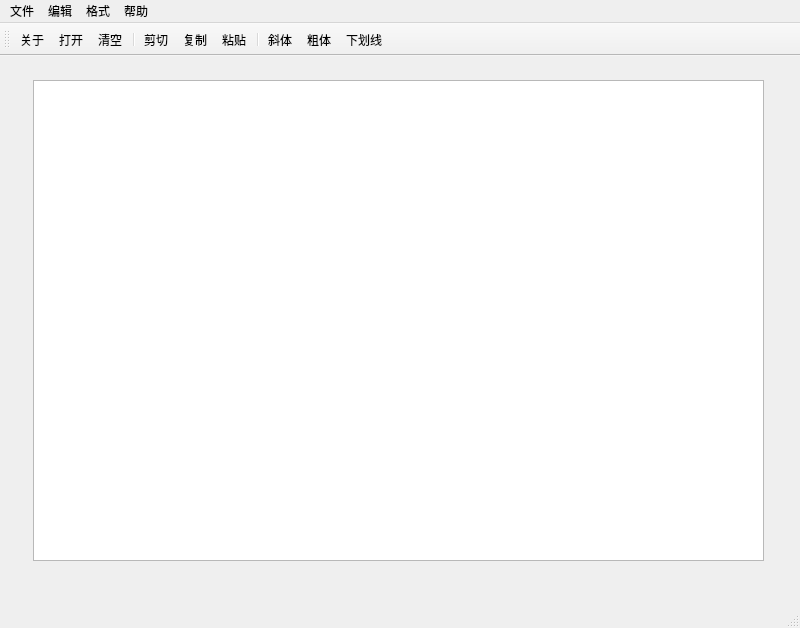
<?xml version="1.0" encoding="UTF-8"?>
<ui version="4.0">
 <class>MainWindow</class>
 <widget class="QMainWindow" name="MainWindow">
  <property name="geometry">
   <rect>
    <x>0</x>
    <y>0</y>
    <width>800</width>
    <height>628</height>
   </rect>
  </property>
  <property name="windowTitle">
   <string>MainWindow</string>
  </property>
  <widget class="QWidget" name="centralwidget">
   <widget class="QTextEdit" name="textEdit">
    <property name="geometry">
     <rect>
      <x>33</x>
      <y>24</y>
      <width>731</width>
      <height>481</height>
     </rect>
    </property>
   </widget>
  </widget>
  <widget class="QMenuBar" name="menubar">
   <property name="geometry">
    <rect>
     <x>0</x>
     <y>0</y>
     <width>800</width>
     <height>24</height>
    </rect>
   </property>
   <widget class="QMenu" name="menu">
    <property name="title">
     <string>文件</string>
    </property>
    <addaction name="separator"/>
   </widget>
   <widget class="QMenu" name="menu_2">
    <property name="title">
     <string>编辑</string>
    </property>
   </widget>
   <widget class="QMenu" name="menu_3">
    <property name="title">
     <string>格式</string>
    </property>
   </widget>
   <widget class="QMenu" name="menu_4">
    <property name="title">
     <string>帮助</string>
    </property>
   </widget>
   <addaction name="menu"/>
   <addaction name="menu_2"/>
   <addaction name="menu_3"/>
   <addaction name="menu_4"/>
  </widget>
  <widget class="QStatusBar" name="statusbar"/>
  <widget class="QToolBar" name="toolBar">
   <property name="windowTitle">
    <string>toolBar</string>
   </property>
   <property name="toolButtonStyle">
    <enum>Qt::ToolButtonStyle::ToolButtonTextUnderIcon</enum>
   </property>
   <attribute name="toolBarArea">
    <enum>TopToolBarArea</enum>
   </attribute>
   <attribute name="toolBarBreak">
    <bool>false</bool>
   </attribute>
   <addaction name="actAbout"/>
   <addaction name="actOpen"/>
   <addaction name="actClean"/>
   <addaction name="separator"/>
   <addaction name="actCut"/>
   <addaction name="actCopy"/>
   <addaction name="actPaste"/>
   <addaction name="separator"/>
   <addaction name="actFontltalic"/>
   <addaction name="actFontBold"/>
   <addaction name="actFontUnder"/>
  </widget>
  <action name="actOpen">
   <property name="icon">
    <iconset resource="../../../Downloads/samp2_4App/res.qrc">
     <normaloff>:/images/images/open3.bmp</normaloff>:/images/images/open3.bmp</iconset>
   </property>
   <property name="text">
    <string>打开</string>
   </property>
   <property name="toolTip">
    <string>打开文件</string>
   </property>
   <property name="shortcut">
    <string>Ctrl+O</string>
   </property>
   <property name="menuRole">
    <enum>QAction::MenuRole::NoRole</enum>
   </property>
  </action>
  <action name="actAbout">
   <property name="icon">
    <iconset resource="../../../Downloads/samp2_4App/res.qrc">
     <normaloff>:/images/images/BLD.BMP</normaloff>:/images/images/BLD.BMP</iconset>
   </property>
   <property name="text">
    <string>关于</string>
   </property>
   <property name="toolTip">
    <string>关于</string>
   </property>
   <property name="menuRole">
    <enum>QAction::MenuRole::NoRole</enum>
   </property>
  </action>
  <action name="actClean">
   <property name="icon">
    <iconset resource="../../../Downloads/samp2_4App/res.qrc">
     <normaloff>:/images/images/103.bmp</normaloff>:/images/images/103.bmp</iconset>
   </property>
   <property name="text">
    <string>清空</string>
   </property>
   <property name="menuRole">
    <enum>QAction::MenuRole::NoRole</enum>
   </property>
  </action>
  <action name="actCut">
   <property name="icon">
    <iconset resource="../../../Downloads/samp2_4App/res.qrc">
     <normaloff>:/images/images/cut.bmp</normaloff>:/images/images/cut.bmp</iconset>
   </property>
   <property name="text">
    <string>剪切</string>
   </property>
   <property name="shortcut">
    <string>Ctrl+X</string>
   </property>
   <property name="menuRole">
    <enum>QAction::MenuRole::NoRole</enum>
   </property>
  </action>
  <action name="actCopy">
   <property name="icon">
    <iconset resource="../../../Downloads/samp2_4App/res.qrc">
     <normaloff>:/images/images/120.bmp</normaloff>:/images/images/120.bmp</iconset>
   </property>
   <property name="text">
    <string>复制</string>
   </property>
   <property name="shortcut">
    <string>Ctrl+V</string>
   </property>
   <property name="menuRole">
    <enum>QAction::MenuRole::NoRole</enum>
   </property>
  </action>
  <action name="actPaste">
   <property name="icon">
    <iconset resource="../../../Downloads/samp2_4App/res.qrc">
     <normaloff>:/images/images/paste.bmp</normaloff>:/images/images/paste.bmp</iconset>
   </property>
   <property name="text">
    <string>粘贴</string>
   </property>
   <property name="shortcut">
    <string>Ctrl+V</string>
   </property>
   <property name="menuRole">
    <enum>QAction::MenuRole::NoRole</enum>
   </property>
  </action>
  <action name="actFontltalic">
   <property name="icon">
    <iconset resource="../../../Downloads/samp2_4App/res.qrc">
     <normaloff>:/images/images/ITL.BMP</normaloff>:/images/images/ITL.BMP</iconset>
   </property>
   <property name="text">
    <string>斜体</string>
   </property>
   <property name="menuRole">
    <enum>QAction::MenuRole::NoRole</enum>
   </property>
  </action>
  <action name="actFontBold">
   <property name="icon">
    <iconset resource="../../../Downloads/samp2_4App/res.qrc">
     <normaloff>:/images/images/BLD.BMP</normaloff>:/images/images/BLD.BMP</iconset>
   </property>
   <property name="text">
    <string>粗体</string>
   </property>
   <property name="menuRole">
    <enum>QAction::MenuRole::NoRole</enum>
   </property>
  </action>
  <action name="actFontUnder">
   <property name="icon">
    <iconset resource="../../../Downloads/samp2_4App/res.qrc">
     <normaloff>:/images/images/WORDUNDR.BMP</normaloff>:/images/images/WORDUNDR.BMP</iconset>
   </property>
   <property name="text">
    <string>下划线</string>
   </property>
   <property name="menuRole">
    <enum>QAction::MenuRole::NoRole</enum>
   </property>
  </action>
 </widget>
 <resources>
  <include location="../../../Downloads/samp2_4App/res.qrc"/>
 </resources>
 <connections>
  <connection>
   <sender>actCopy</sender>
   <signal>triggered()</signal>
   <receiver>textEdit</receiver>
   <slot>copy()</slot>
   <hints>
    <hint type="sourcelabel">
     <x>-1</x>
     <y>-1</y>
    </hint>
    <hint type="destinationlabel">
     <x>398</x>
     <y>350</y>
    </hint>
   </hints>
  </connection>
  <connection>
   <sender>actClean</sender>
   <signal>triggered()</signal>
   <receiver>textEdit</receiver>
   <slot>clear()</slot>
   <hints>
    <hint type="sourcelabel">
     <x>-1</x>
     <y>-1</y>
    </hint>
    <hint type="destinationlabel">
     <x>398</x>
     <y>356</y>
    </hint>
   </hints>
  </connection>
  <connection>
   <sender>actCut</sender>
   <signal>triggered()</signal>
   <receiver>textEdit</receiver>
   <slot>cut()</slot>
   <hints>
    <hint type="sourcelabel">
     <x>-1</x>
     <y>-1</y>
    </hint>
    <hint type="destinationlabel">
     <x>398</x>
     <y>356</y>
    </hint>
   </hints>
  </connection>
  <connection>
   <sender>actPaste</sender>
   <signal>triggered()</signal>
   <receiver>textEdit</receiver>
   <slot>paste()</slot>
   <hints>
    <hint type="sourcelabel">
     <x>-1</x>
     <y>-1</y>
    </hint>
    <hint type="destinationlabel">
     <x>398</x>
     <y>356</y>
    </hint>
   </hints>
  </connection>
 </connections>
</ui>
